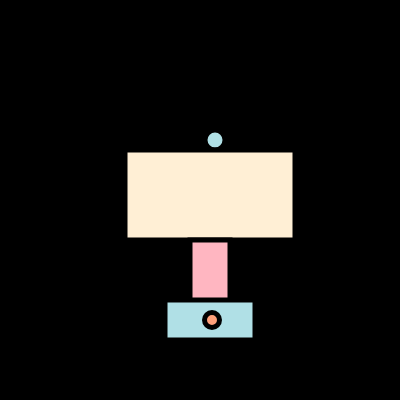
Frame 1 (no input)
Frame 60 (no input): identical to frame 1, image omitted
Frame 120 (the mouse pressed at the canvas centre since frame 60): identical to frame 1, image omitted

The p5.js sketch that drew this single still picture (run headless with seeded random() and noise() and a simulated clock; from frame 60 on, the mouse is pressed at the canvas centre):

// p5.js sketch
// ── sketch.js
/*sadaf-driver
stephen-typer
code which changes color on click
*/
var rect1 = {//defining objects
  x:125,
  y:150,
  w: 170, 
  h: 90
}

var rect2 = {
  x:190,
  y:240,
  w:40,
  h: 100
}

var rect3 = {
  x:165,
  y:300,
  w:90,
  h:40
}

var value = 'papayawhip';
var bg=0;
function setup() {
  createCanvas(400,400);
}

function draw() {
  strokeWeight(5);
  background(bg);
  fill('powderblue');
  ellipse(215,140,20,20);//top
  fill(value);
  rect(rect1.x, rect1.y, rect1.w, rect1.h);//shade
  fill('lightpink');
  rect(rect2.x, rect2.y, rect2.w, rect2.h);//stand
  fill('powderblue');
  rect(rect3.x, rect3.y, rect3.w, rect3.h);//base
  fill('lightsalmon');
  ellipse(212,320,15,15);//button
  
}



function mouseClicked() {//changes shade and background on click
  if (value =='papayawhip' && bg==0 ){
    value= 'yellow';
    bg='lightyellow';
    
  }else{
    value= 'papayawhip';
    bg=0;
 
  }
  
}
